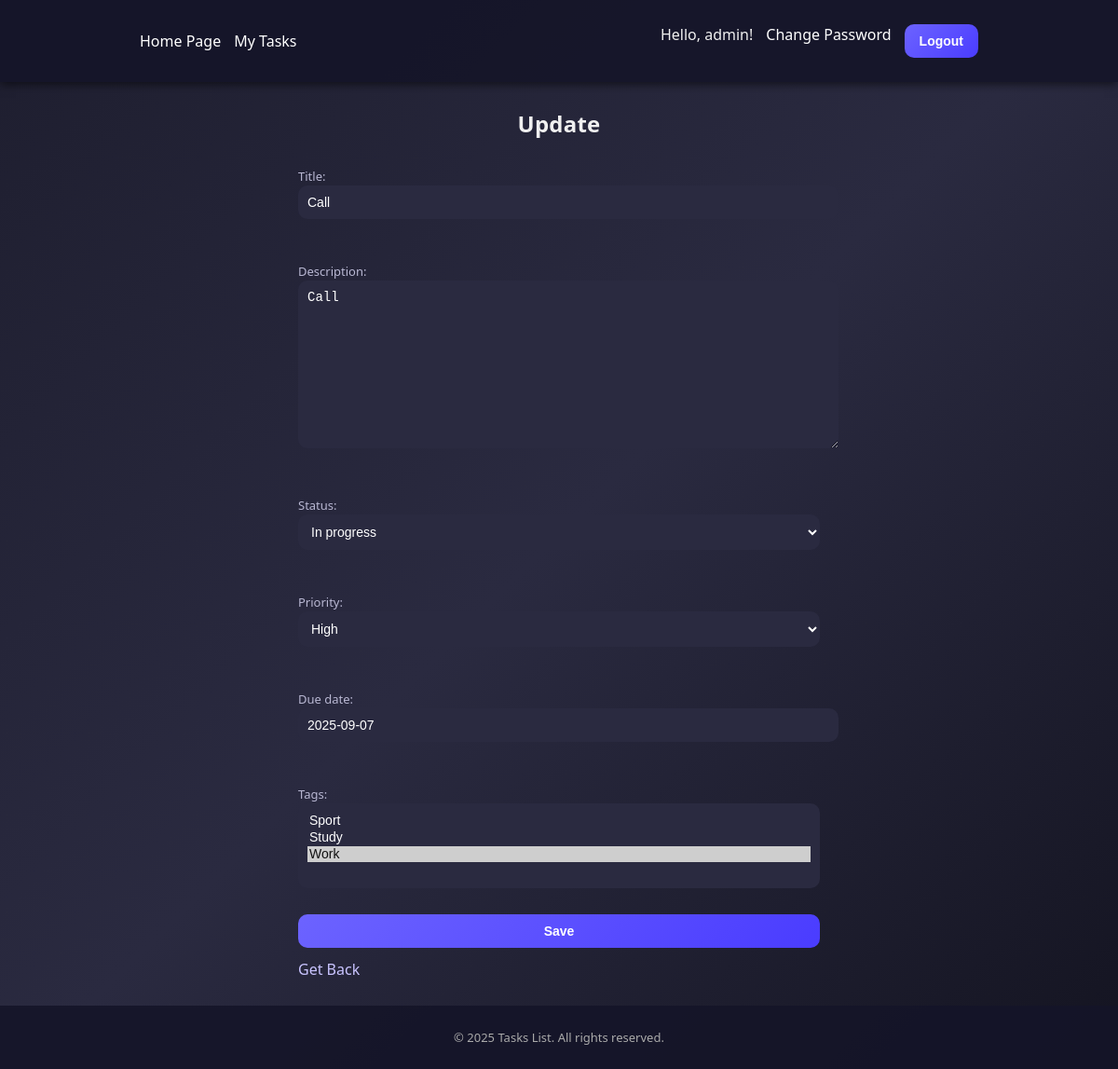
Page /tasks/5/edit/ (signed in) on the earlier database version.
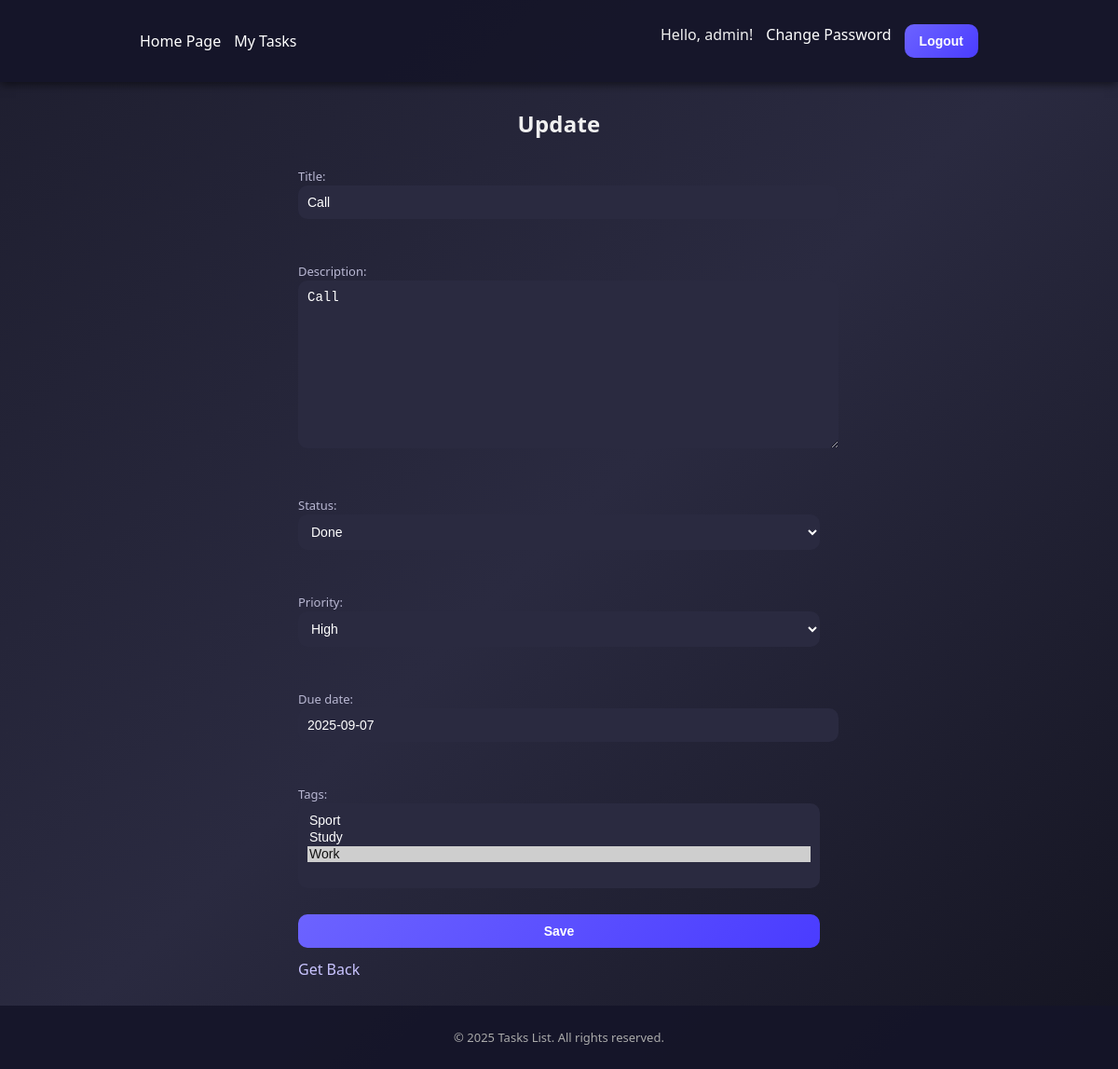
Same page on the later database version.
### tasks/models.py (models this page shows, shortened)
class Task(models.Model):
    class Status(models.TextChoices):
        NEW='new','New'
        IN_PROGRESS='in_progress','In progress'
        DONE='done','Done'
    class Priority(models.IntegerChoices):
        LOW=1,'Low'
        NORMAL=2,'Normal'
        HIGH=3,'High'
    owner=models.ForeignKey(User,on_delete=models.CASCADE,related_name='tasks')
    title=models.CharField(max_length=120)
    description=models.TextField(blank=True)
    status=models.CharField(max_length=20,choices=Status,default=Status.NEW)
    priority=models.IntegerField(choices=Priority,default=Priority.NORMAL)
    due_date=models.DateField(null=True,blank=True)
    completed_at=models.DateTimeField(null=True,blank=True)
    tags=models.ManyToManyField(Tag,blank=True,related_name='tasks')
    created_at=models.DateTimeField(auto_now_add=True)
    updated_at=models.DateTimeField(auto_now=True)

### tasks/views.py (the view, shortened to what this page needs)
# urls.py: path('<int:pk>/edit/',TaskUpdateView.as_view(),name='edit'),
class TaskUpdateView(OwnerQuerysetMixin,OwnerObjectMixin,UpdateView):
    model = Task
    form_class = TaskForm
    template_name = "tasks/form.html"
    success_url = reverse_lazy('tasks:list')

### tasks/forms.py (shortened to what this page needs)
class TaskForm(forms.ModelForm):
    class Meta:
        model = Task
        fields = ('title','description','status','priority','due_date','tags')

### tasks/models.py (called while the page is built)
    def __str__(self):
        return self.name

### tasks/views.py (called while the page is built)
    def get_queryset(self):
        qs=super().get_queryset()
        return qs.filter(owner=self.request.user)

    def test_func(self):
        obj=self.get_object()
        return obj.owner_id == self.request.user.id

### templates/tasks/form.html (shortened to what this page needs)
{% extends "base.html" %}
{% block content %}
<h2>{% if form.instance.pk %}Update{% else %} Create {% endif %}</h2>
<form method="post">
  {{ form.as_p }}
  <button type="submit">Save</button>
  <a href="{% url 'tasks:list' %}">Get Back</a>
</form>
{% endblock %}

Differences in the rows shown:
changed Task "Call": status "In progress" → "Done"
